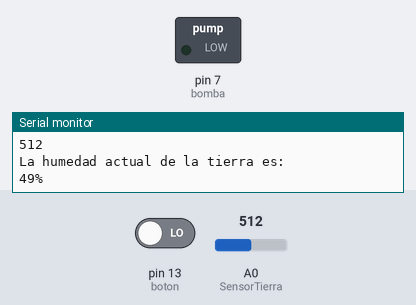
Bench run of a sketch on a simulated Arduino Uno, built with avr-gcc and run on an emulated ATmega328P. Shown: switched loads named in the sketch (green lamp = pin HIGH), the last lines printed to the serial monitor. The test bench sets the inputs (shaded band); at power-on: pin 13 (boton) LOW, A0 (SensorTierra) = 512.

Above: at 6.8 s.
6.9 s: pin 13 (boton) driven HIGH
At 7.6 s:
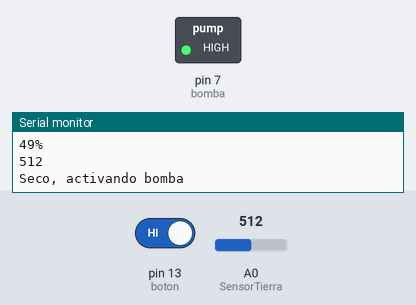
20.5 s: pin 13 (boton) driven LOW
At 26.9 s:
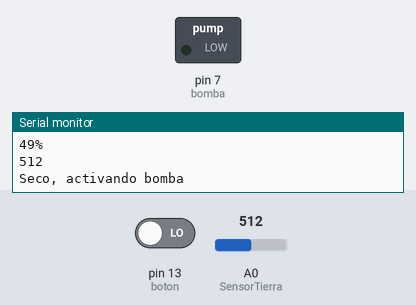
Timing chart, 0 to 40.5 s (numbered marks = the images above; inputs shaded):
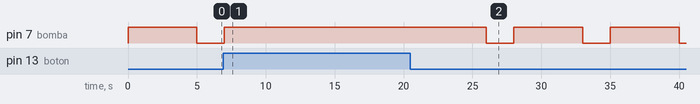

Measured:
- after the input at 6.9 s, pin 7 (bomba): goes on until 7.0 s, then stays HIGH
- after the input at 20.5 s, pin 7 (bomba): alternates HIGH for 5.0 s and LOW for 2.0 s, starting after 5.5 s

The sketch:

BOMBA_DE_AGUA_BETA.ino
```cpp
#define dt 1000 //intervalo de tiempo entre mediciones
int SensorTierra = A0; //el sensor de la tierra esta conectado al pin analogico A0
int Suelo = 0; //inicializo
int boton = 13; //boton en el pin 13
int bomba = 7; //bomba en el pin 7
int estadoBoton; //almacena el estado del boton
void setup()
{
  pinMode(3, INPUT);//temperatura + humedad ambiente
  pinMode(7, OUTPUT);//bomba
  pinMode(A0, INPUT);//sensor en la tierra
  pinMode(13, INPUT); //boton de riego manual
  Serial.begin(9600);
}

void loop()
{
  int humedadTierra = analogRead(SensorTierra); //guarda la lectura del sensor de humedad en la variable
  Serial.println(humedadTierra); //mostrar en consola el valor del sensor
  if (humedadTierra <= 1026)//falta calibrar y ver que valores tomamos como secos o mojados
  	{
      	Serial.println("Seco, activando bomba");
    	digitalWrite(bomba, HIGH);//Se activa la bomba
    	delay(5000);//durante 5 segundos
    }
	  else
      	{
          digitalWrite(bomba, LOW);//No se activa la bomba;
        }
  //programacion riego manual
  estadoBoton = digitalRead(boton); //guardamos en la variable el estado del boton
  if (estadoBoton==HIGH){
    Serial.println("Prendido"); //muestra en consola que esta prendido
    digitalWrite(bomba, HIGH);
  }
  else if (estadoBoton == LOW){
    digitalWrite(bomba, LOW);//no se presiona el boton
  }

    delay(dt);
    Serial.println(humedadTierra);
    int Suelo = analogRead(SensorTierra);
    Suelo = constrain(Suelo, 0, 1026); //rango depende lo que mida el que tenemos en clase
    Suelo = map(Suelo, 0, 1026, 0, 100); //se establecen los porcentajes 0=0% 1026=%100
  	Serial.println("La humedad actual de la tierra es: ");
    Serial.print(Suelo); //hay saltos de linea por la dimension de la pantalla
    Serial.println("%");//Esto imprime el porcentaje, hay que programarlo en el OLED11C
  	delay(dt);
}
```
